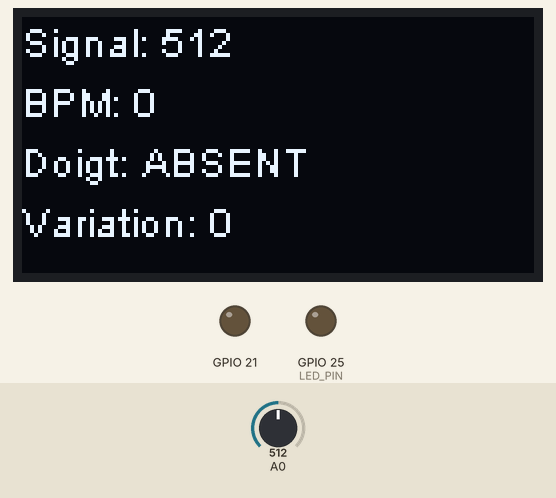
Simulated run of this sketch. Board: ESP8266 (NodeMCU). Parts: 128×64 one-colour display, output pins drawn as LEDs (lit = HIGH). The inputs (shaded band) are chosen by the test bench; at power-on: A0 = 512. What the sketch prints to the serial monitor is not drawn.

Above: at 2.3 s.
2.4 s: A0 set to 548
At 3.4 s:
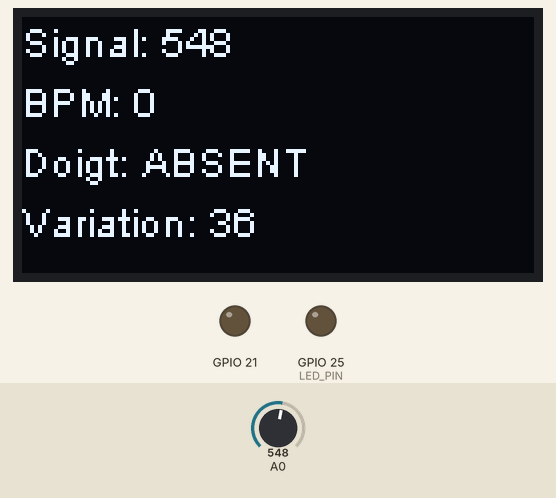
3.9 s: A0 set to 571
At 4.37 s:
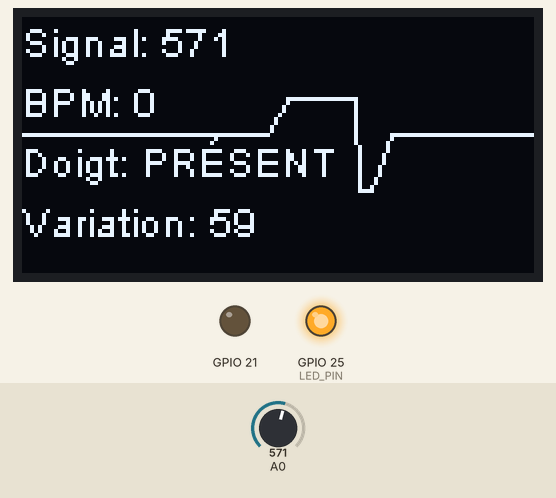
6.6 s: A0 set to 511
At 7.4 s:
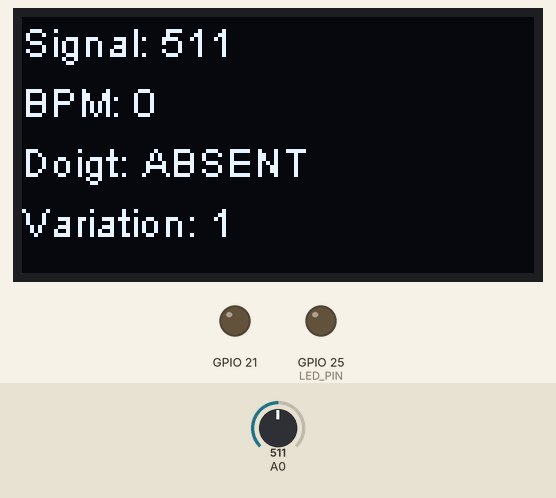
Timing chart, 0 to 9.6 s (numbered marks = the images above; inputs shaded):
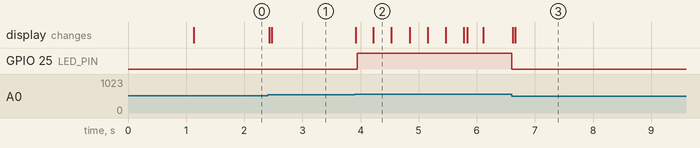

Measured:
- the behaviour switches between 562 and 563 on A0 (found by bisection; images 1 and 2)
- after the input at 2.4 s, the display: first changes at once (image 1 shows a later state)
- after the input at 3.9 s, GPIO 25 (LED_PIN): LOW → HIGH at once; the display: first changes at once (image 2 shows a later state)
- after the input at 6.6 s, GPIO 25 (LED_PIN): HIGH → LOW at once; the display: first changes at once (image 3 shows a later state)

The sketch:

hbs.ino
```cpp
#include <Wire.h>
#include "HT_SSD1306Wire.h"

// Configuration de l'écran OLED
static SSD1306Wire display(0x3c, 500000, SDA_OLED, SCL_OLED, GEOMETRY_128_64, RST_OLED);

// Configuration du capteur de pouls
#define PULSE_PIN 1 // GPIO1 sur J3 pin 12
#define LED_PIN 25  // LED intégrée Heltec

// Variables de détection
unsigned long lastSampleTime = 0;
const int SAMPLE_RATE = 10; // Échantillonnage rapide

// Variables pour la détection de pouls
int baselineValue = 0;
int peakValue = 0;
int valleyValue = 1023;
bool fingerDetected = false;
unsigned long lastPeakTime = 0;

// Variables de calcul du BPM
volatile int BPM = 0;
volatile unsigned long lastBeat = 0;

// Variables pour la courbe
int sensorValues[128];
int sensorIndex = 0;

// Variables pour le filtre moyenne mobile
const int WINDOW_SIZE = 5;
int sensorWindow[WINDOW_SIZE];
int windowIndex = 0;

void setup()
{
    Serial.begin(115200);
    pinMode(PULSE_PIN, INPUT);
    pinMode(LED_PIN, OUTPUT);

    // Calibration initiale
    calibrateSensor();

    Serial.println("=== Iduino Heartbeat Sensor ===");
    Serial.print("Valeur de baseline : ");
    Serial.println(baselineValue);
    Serial.println("Placez votre doigt et attendez...");

    // Initialisation de l'écran OLED
    pinMode(Vext, OUTPUT);
    digitalWrite(Vext, LOW);
    delay(100);
    display.init();
    display.clear();

    // Initialisation du tableau de valeurs
    for (int i = 0; i < 128; i++)
    {
        sensorValues[i] = baselineValue;
    }

    // Initialisation du filtre moyenne mobile
    for (int i = 0; i < WINDOW_SIZE; i++)
    {
        sensorWindow[i] = baselineValue;
    }
}

void calibrateSensor()
{
    long total = 0;
    for (int i = 0; i < 100; i++)
    {
        total += analogRead(PULSE_PIN);
        delay(10);
    }
    baselineValue = total / 100;
}

int movingAverage(int newValue)
{
    sensorWindow[windowIndex] = newValue;
    windowIndex = (windowIndex + 1) % WINDOW_SIZE;
    int sum = 0;
    for (int i = 0; i < WINDOW_SIZE; i++)
    {
        sum += sensorWindow[i];
    }
    return sum / WINDOW_SIZE;
}

void loop()
{
    if (millis() - lastSampleTime >= SAMPLE_RATE)
    {
        lastSampleTime = millis();

        int sensorValue = analogRead(PULSE_PIN);

        // Filtre moyenne mobile
        sensorValue = movingAverage(sensorValue);

        int variation = abs(sensorValue - baselineValue);
        fingerDetected = variation > 50;

        if (fingerDetected)
        {
            digitalWrite(LED_PIN, HIGH);

            if (sensorValue > peakValue)
                peakValue = sensorValue;
            if (sensorValue < valleyValue)
                valleyValue = sensorValue;

            // Seuil de détection de battement ajusté
            if (sensorValue > baselineValue + (peakValue - baselineValue) * 0.3)
            {
                unsigned long currentTime = millis();

                if (lastBeat > 0)
                {
                    unsigned long interval = currentTime - lastBeat;
                    if (interval > 300 && interval < 2000)
                    { // Validation de l'intervalle
                        BPM = 60000 / interval;
                        lastBeat = currentTime;
                    }
                }
                else
                {
                    lastBeat = currentTime;
                }
                peakValue = sensorValue;
                valleyValue = 1023;
            }
        }
        else
        {
            digitalWrite(LED_PIN, LOW);
            BPM = 0;
            peakValue = 0;
            valleyValue = 1023;
            lastBeat = 0;
        }

        // Ajout de la valeur à la courbe
        sensorValues[sensorIndex] = sensorValue;
        sensorIndex = (sensorIndex + 1) % 128;

        // Affichage sur l'écran OLED
        display.clear();
        display.setTextAlignment(TEXT_ALIGN_LEFT);
        display.setFont(ArialMT_Plain_10);
        display.drawString(0, 0, "Signal: " + String(sensorValue));
        display.drawString(0, 15, "BPM: " + String(BPM));
        display.drawString(0, 30, "Doigt: " + String(fingerDetected ? "PRÉSENT" : "ABSENT"));
        display.drawString(0, 45, "Variation: " + String(variation));

        // Dessiner la courbe
        for (int x = 0; x < 127; x++)
        {
            int y1 = map(sensorValues[x], baselineValue - 50, peakValue + 50, 63, 0);
            int y2 = map(sensorValues[x + 1], baselineValue - 50, peakValue + 50, 63, 0);
            display.drawLine(x, y1, x + 1, y2);
        }

        display.display();

        // Affichage sur le moniteur série (pour le débogage)
        Serial.print("Signal: ");
        Serial.print(sensorValue);
        Serial.print(" | BPM: ");
        Serial.print(BPM);
        Serial.print(" | Doigt: ");
        Serial.print(fingerDetected ? "PRÉSENT" : "ABSENT");
        Serial.print(" | Variation: ");
        Serial.println(variation);

        // Pour Serial Plotter
        Serial.print(sensorValue);
        Serial.print("\t");
        Serial.print(BPM);
        Serial.print("\t");
        Serial.println(variation);
    }
}
```
